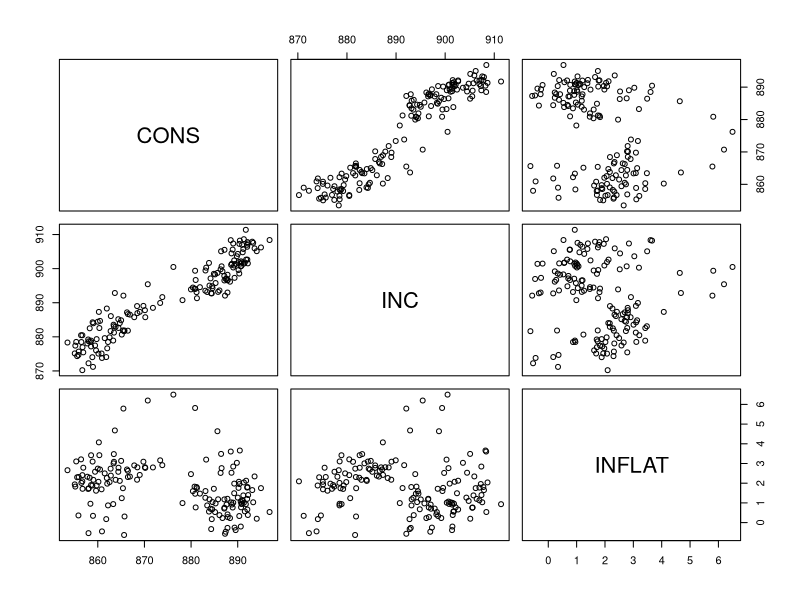
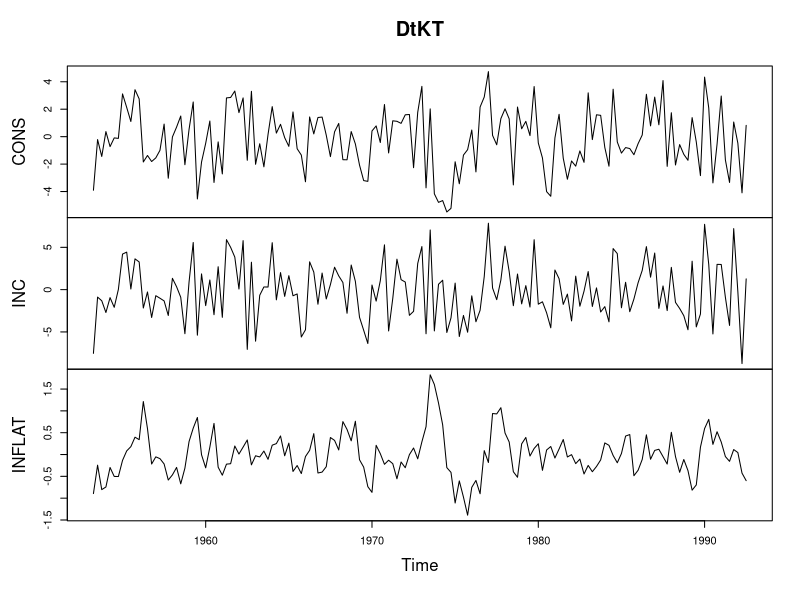
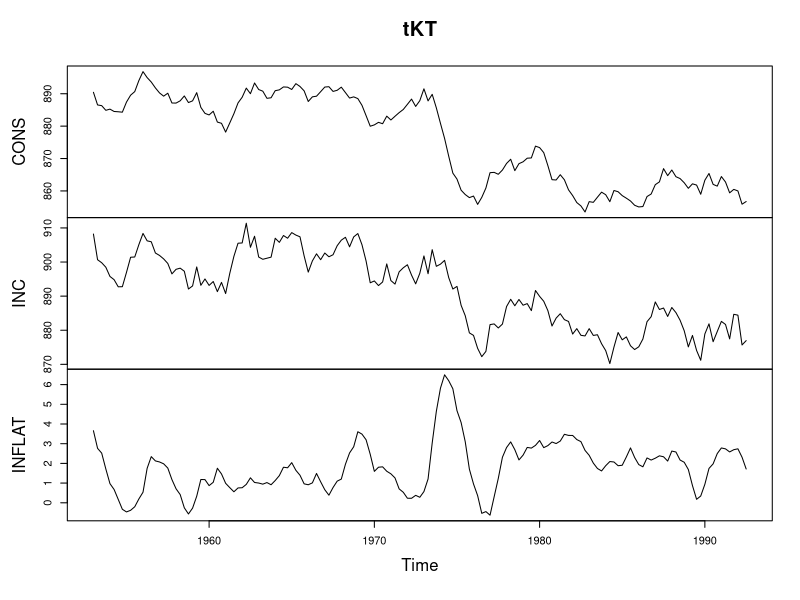
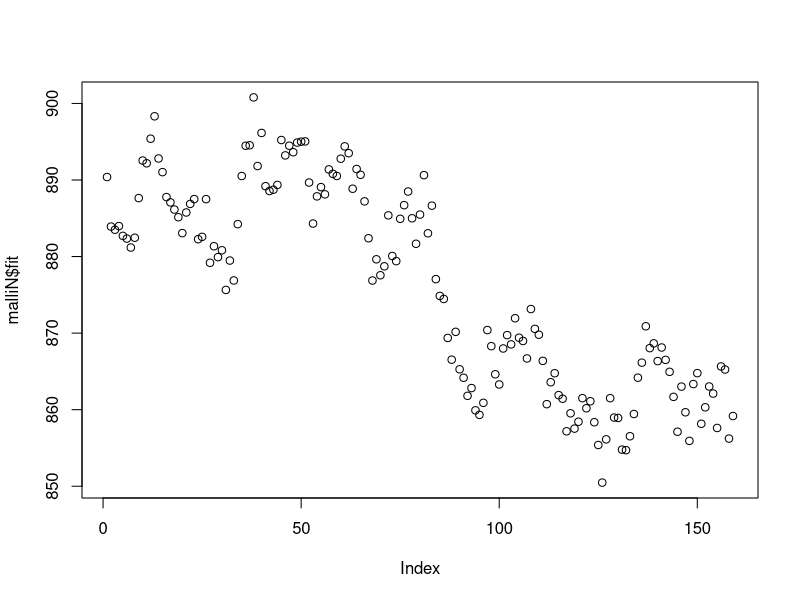
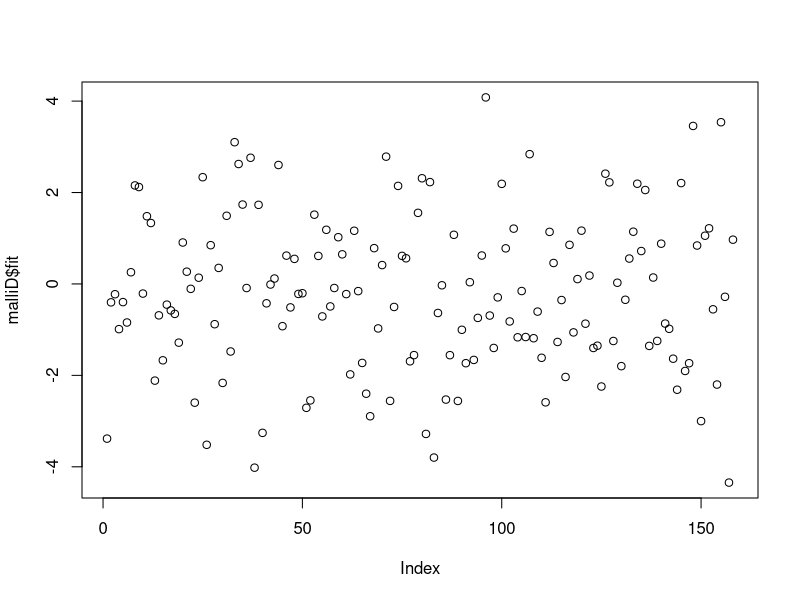
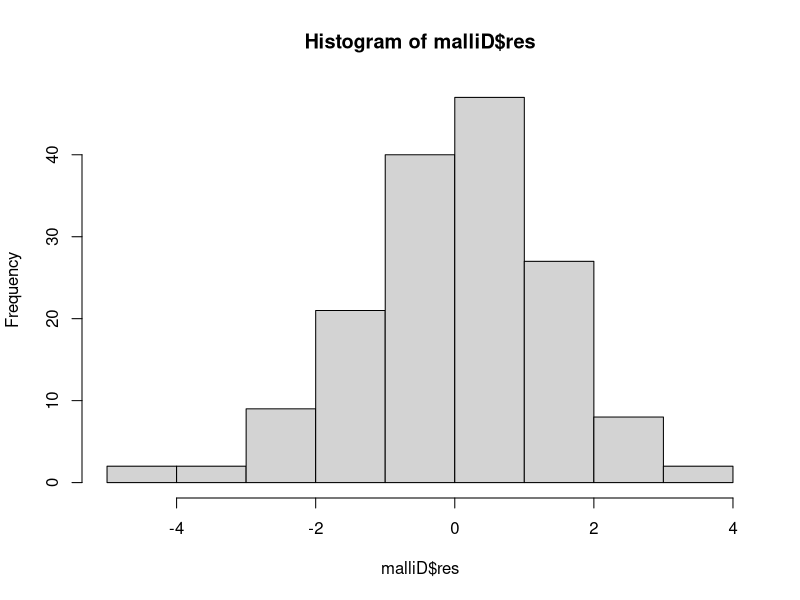
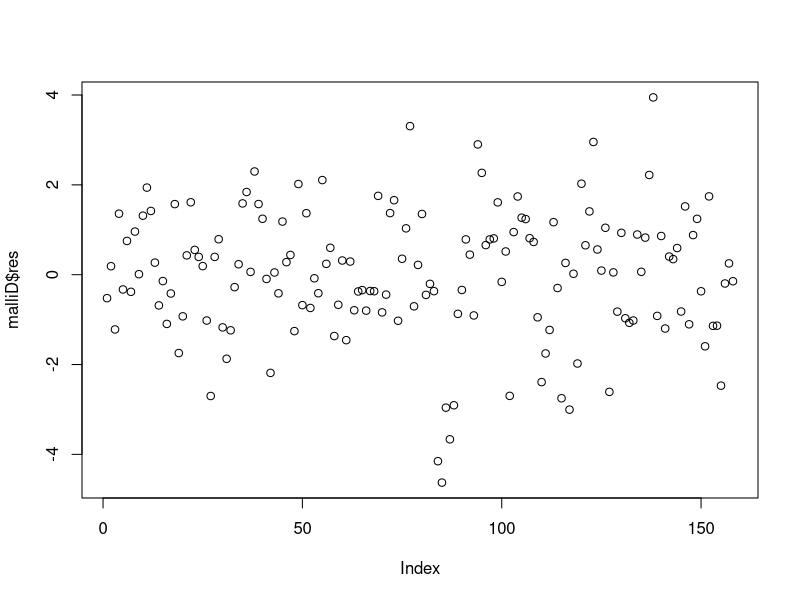
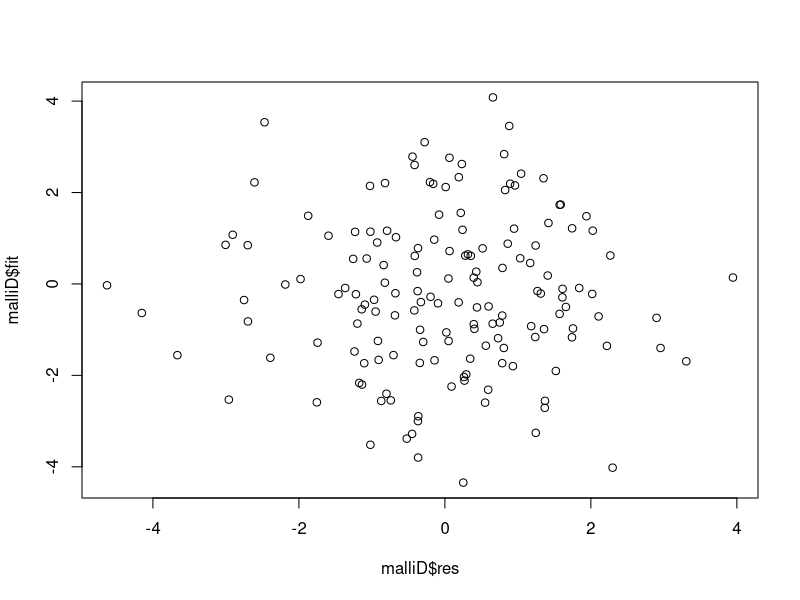

Write R code to recreate these figures, in order.

library(car)
# Source data is publicly available by Aalto universty course MS-C2128 - Ennustaminen ja aikasarja-analyysi
# https://mycourses.aalto.fi/mod/assign/view.php?id=70445
kansantalous = read.table("t38.txt", header = T, sep = " ")
attach(kansantalous)
# CONS kokonais kulutus (mrd mk)
# INC tulot (mrd mk)
# INFLAT inflaatio (%)
pairs(kansantalous)
tKT = ts(kansantalous, frequency = 4, start = 1953)

tCONS = ts(CONS, frequency = 4, start = 1953)
tINC = ts(INC, frequency = 4, start = 1953)
tINFLAT = ts(INFLAT, frequency = 4, start = 1953)

DtCONS = diff(tCONS)
DtINC = diff(tINC)
DtINFLAT = diff(tINFLAT)

DtKT = diff(tKT)
plot(DtKT)
plot(tKT)

malliN = lm(tCONS~tINC+tINFLAT)
summary(malliN)
plot(malliN$fit)



malliD = lm(DtCONS~DtINC+DtINFLAT)
summary(malliD)
plot(malliD$fit)

# evaluation of the model

hist(malliD$res)
shapiro.test(malliD$res)
plot(malliD$res)
plot(malliD$res, malliD$fit)

vif(malliD)

malli = diffinv(malliD$fit, xi = CONS[1])
plot(malli)
plot(CONS)

malli = diffinv(malliD$fit, xi = CONS[1]) 
tMalli = ts(malli, frequency = 4, start = 1953) 
plot(tMalli,ylab = "Consumption", col="red", lwd = 1.5)
lines(tCONS,col="blue",lwd=1.5) # adds a line for health expenditures
legend(1982,890,c("Real CONS","Modeled CONS"),lty=c(1,1), lwd=c(2.5,2.5),col=c("blue","red"))